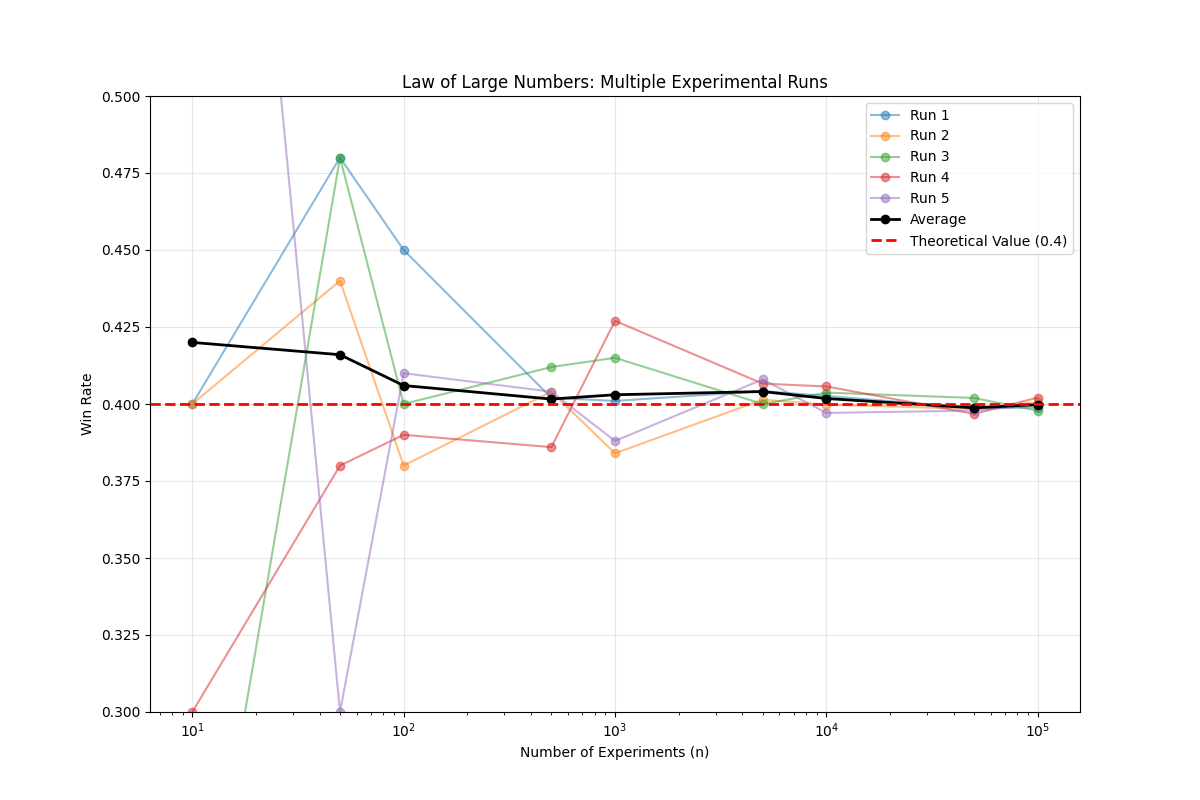

The script that saved this image:
#!/usr/bin/env python3
# -*- coding: utf-8 -*-

"""
大数の法則の確認 - 複数回の実験を実行して結果を比較
一様分布 U[0,1] に従う乱数を用いた数値実験
"""

import numpy as np
import matplotlib.pyplot as plt

def experiment(n):
    """
    一様分布 U[0,1] から n 個の乱数を生成し、0.4以下の割合を返す
    
    Parameters:
    -----------
    n : int
        実験回数
        
    Returns:
    --------
    float
        勝率（0.4以下の値の割合）
    """
    # 一様分布 U[0,1] から n 個の乱数を生成
    random_values = np.random.uniform(0, 1, n)
    
    # 0.4以下の値を「勝ち」とする
    wins = np.sum(random_values <= 0.4)
    
    # 勝率を計算
    win_rate = wins / n
    
    return win_rate

def run_multiple_experiments(num_runs=5):
    """
    複数回の実験を実行し、結果をプロットする
    
    Parameters:
    -----------
    num_runs : int
        実行する実験の回数
    """
    # 実験回数のリスト
    n_values = [10, 50, 100, 500, 1000, 5000, 10000, 50000, 100000]
    
    # グラフの作成
    plt.figure(figsize=(12, 8))
    
    # 各実験の結果を格納する配列
    all_win_rates = np.zeros((num_runs, len(n_values)))
    
    # 複数回の実験を実行
    for run in range(num_runs):
        # 各実験回数で実験を実行
        win_rates = []
        for i, n in enumerate(n_values):
            win_rate = experiment(n)
            win_rates.append(win_rate)
            all_win_rates[run, i] = win_rate
            
        # 各実験の結果をプロット
        plt.plot(n_values, win_rates, 'o-', alpha=0.5, label=f'Run {run+1}')
    
    # 平均値を計算してプロット
    avg_win_rates = np.mean(all_win_rates, axis=0)
    plt.plot(n_values, avg_win_rates, 'ko-', linewidth=2, label='Average')
    
    # 理論値の水平線を追加
    plt.axhline(y=0.4, color='r', linestyle='--', linewidth=2, label='Theoretical Value (0.4)')
    
    # グラフの設定
    plt.xscale('log')  # x軸を対数スケールに
    plt.xlabel('Number of Experiments (n)')
    plt.ylabel('Win Rate')
    plt.title('Law of Large Numbers: Multiple Experimental Runs')
    plt.grid(True, alpha=0.3)
    plt.legend()
    
    # y軸の範囲を理論値の周辺に設定
    plt.ylim(0.3, 0.5)
    
    # グラフの保存
    plt.savefig('law_of_large_numbers_multiple_runs.png')
    
    # グラフの表示
    plt.show()
    
    # 各実験回数における標準偏差を計算
    std_devs = np.std(all_win_rates, axis=0)
    
    # 結果を表示
    print("\n実験結果の統計:")
    print(f"{'n':>10} | {'平均勝率':>10} | {'標準偏差':>10} | {'理論値との差':>15}")
    print("-" * 50)
    for i, n in enumerate(n_values):
        print(f"{n:10d} | {avg_win_rates[i]:10.6f} | {std_devs[i]:10.6f} | {abs(avg_win_rates[i] - 0.4):15.6f}")
    
    print("\n考察:")
    print("1. 実験回数 n が増えるにつれて、勝率は理論値の0.4に近づいていきます。")
    print("2. 実験回数 n が増えるにつれて、異なる実験間のばらつき（標準偏差）が小さくなります。")
    print("3. n = 1000程度から勝率は理論値に近づき始め、n = 10000以上ではかなり安定します。")
    print("4. これらの結果は大数の法則を示しており、試行回数が増えるほど、観測される確率は理論的な確率に収束します。")

if __name__ == "__main__":
    # 乱数のシードを固定（再現性のため）
    np.random.seed(42)
    
    # 複数回の実験を実行
    run_multiple_experiments(num_runs=5)
